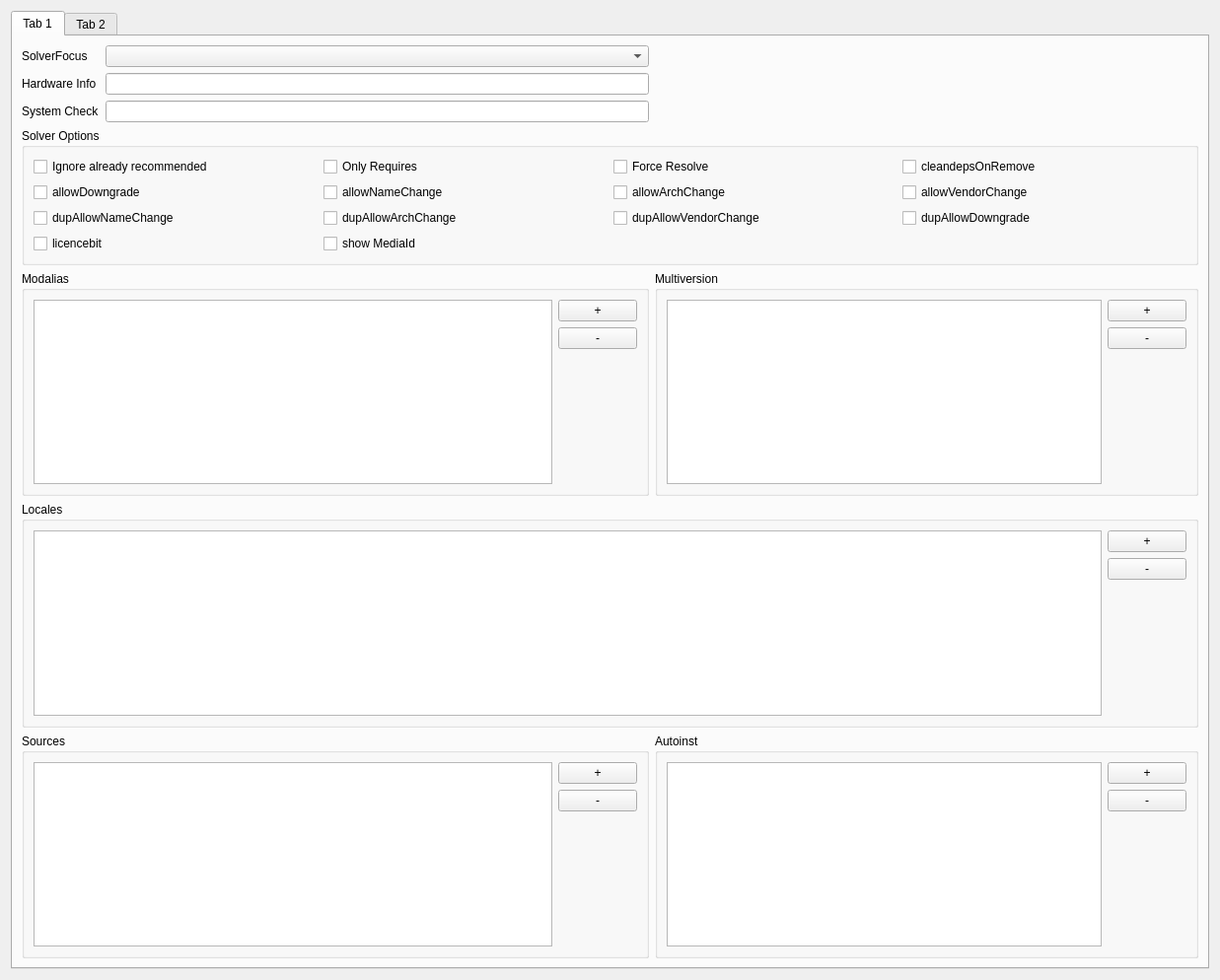
<?xml version="1.0" encoding="UTF-8"?>
<ui version="4.0">
 <class>EditTestSetupForm</class>
 <widget class="QWidget" name="EditTestSetupForm">
  <property name="geometry">
   <rect>
    <x>0</x>
    <y>0</y>
    <width>1237</width>
    <height>994</height>
   </rect>
  </property>
  <property name="font">
   <font>
    <family>Cantarell</family>
   </font>
  </property>
  <property name="windowTitle">
   <string>Form</string>
  </property>
  <layout class="QHBoxLayout" name="horizontalLayout">
   <item>
    <widget class="QTabWidget" name="tabWidget">
     <property name="currentIndex">
      <number>0</number>
     </property>
     <widget class="QWidget" name="tab">
      <attribute name="title">
       <string>Tab 1</string>
      </attribute>
      <layout class="QGridLayout" name="gridLayout">
       <item row="3" column="0" colspan="3">
        <widget class="QGroupBox" name="groupBox">
         <property name="sizePolicy">
          <sizepolicy hsizetype="Minimum" vsizetype="Minimum">
           <horstretch>0</horstretch>
           <verstretch>0</verstretch>
          </sizepolicy>
         </property>
         <property name="title">
          <string>Solver Options</string>
         </property>
         <layout class="QGridLayout" name="gridLayout_7">
          <item row="0" column="1">
           <widget class="QCheckBox" name="checkBoxOnlyRequires">
            <property name="text">
             <string>Only Requires</string>
            </property>
           </widget>
          </item>
          <item row="0" column="2">
           <widget class="QCheckBox" name="checkBoxForceResolve">
            <property name="text">
             <string>Force Resolve</string>
            </property>
           </widget>
          </item>
          <item row="1" column="1">
           <widget class="QCheckBox" name="checkBoxAllowNameChange">
            <property name="text">
             <string>allowNameChange</string>
            </property>
           </widget>
          </item>
          <item row="1" column="0">
           <widget class="QCheckBox" name="checkBoxAllowDowngrade">
            <property name="text">
             <string>allowDowngrade</string>
            </property>
           </widget>
          </item>
          <item row="0" column="3">
           <widget class="QCheckBox" name="checkBoxCleandepsOnRemove">
            <property name="text">
             <string>cleandepsOnRemove</string>
            </property>
           </widget>
          </item>
          <item row="1" column="3">
           <widget class="QCheckBox" name="checkBoxallowVendorChange">
            <property name="text">
             <string>allowVendorChange</string>
            </property>
           </widget>
          </item>
          <item row="1" column="2">
           <widget class="QCheckBox" name="checkBoxAllowArchChange">
            <property name="text">
             <string>allowArchChange</string>
            </property>
           </widget>
          </item>
          <item row="0" column="0">
           <widget class="QCheckBox" name="checkBoxIgnorealreadyrecommended">
            <property name="text">
             <string>Ignore already recommended</string>
            </property>
           </widget>
          </item>
          <item row="2" column="2">
           <widget class="QCheckBox" name="checkBoxDupAllowVendorChange">
            <property name="text">
             <string>dupAllowVendorChange</string>
            </property>
           </widget>
          </item>
          <item row="2" column="1">
           <widget class="QCheckBox" name="checkBoxDupAllowArchChange">
            <property name="text">
             <string>dupAllowArchChange</string>
            </property>
           </widget>
          </item>
          <item row="2" column="0">
           <widget class="QCheckBox" name="checkBoxDupAllowNameChange">
            <property name="text">
             <string>dupAllowNameChange</string>
            </property>
           </widget>
          </item>
          <item row="2" column="3">
           <widget class="QCheckBox" name="checkBoxdupAllowDowngrade">
            <property name="text">
             <string>dupAllowDowngrade</string>
            </property>
           </widget>
          </item>
          <item row="3" column="0">
           <widget class="QCheckBox" name="checkBox_Licencebit">
            <property name="text">
             <string>licencebit</string>
            </property>
           </widget>
          </item>
          <item row="3" column="1">
           <widget class="QCheckBox" name="checkBoxshowMediaId">
            <property name="text">
             <string>show MediaId</string>
            </property>
           </widget>
          </item>
         </layout>
        </widget>
       </item>
       <item row="1" column="0">
        <widget class="QLabel" name="label_2">
         <property name="text">
          <string>Hardware Info</string>
         </property>
         <property name="buddy">
          <cstring>lineEditHardwareInfo</cstring>
         </property>
        </widget>
       </item>
       <item row="4" column="2">
        <widget class="QGroupBox" name="groupBox_3">
         <property name="title">
          <string>Multiversion</string>
         </property>
         <layout class="QGridLayout" name="gridLayout_10">
          <item row="1" column="1">
           <widget class="QPushButton" name="pushButtonAddMultiversion">
            <property name="text">
             <string>+</string>
            </property>
           </widget>
          </item>
          <item row="1" column="0" rowspan="3">
           <widget class="QListView" name="listViewMultiversion"/>
          </item>
          <item row="2" column="1">
           <widget class="QPushButton" name="pushButtonRemoveMultiversion">
            <property name="text">
             <string>-</string>
            </property>
           </widget>
          </item>
         </layout>
        </widget>
       </item>
       <item row="6" column="0" colspan="2">
        <widget class="QGroupBox" name="groupBox_4">
         <property name="title">
          <string>Sources</string>
         </property>
         <layout class="QGridLayout" name="gridLayout_8">
          <item row="0" column="1">
           <widget class="QPushButton" name="pushButtonAddSource">
            <property name="text">
             <string>+</string>
            </property>
           </widget>
          </item>
          <item row="1" column="1">
           <widget class="QPushButton" name="pushButtonRemoveSource">
            <property name="text">
             <string>-</string>
            </property>
           </widget>
          </item>
          <item row="0" column="0" rowspan="3">
           <widget class="QTableView" name="tableViewSources"/>
          </item>
         </layout>
        </widget>
       </item>
       <item row="0" column="1">
        <widget class="QComboBox" name="comboBoxSolverFocus"/>
       </item>
       <item row="6" column="2">
        <widget class="QGroupBox" name="groupBox_17">
         <property name="title">
          <string>Autoinst</string>
         </property>
         <layout class="QGridLayout" name="gridLayout_30">
          <item row="0" column="1">
           <widget class="QPushButton" name="pushButtonAddAutoInst">
            <property name="text">
             <string>+</string>
            </property>
           </widget>
          </item>
          <item row="1" column="1">
           <widget class="QPushButton" name="pushButtonRemoveAutoInst">
            <property name="text">
             <string>-</string>
            </property>
           </widget>
          </item>
          <item row="0" column="0" rowspan="3">
           <widget class="QListView" name="listViewAutoInst"/>
          </item>
         </layout>
        </widget>
       </item>
       <item row="4" column="0" colspan="2">
        <widget class="QGroupBox" name="groupBox_2">
         <property name="title">
          <string>Modalias</string>
         </property>
         <layout class="QGridLayout" name="gridLayout_12">
          <item row="0" column="0" rowspan="3">
           <widget class="QListView" name="listViewModalias"/>
          </item>
          <item row="0" column="1">
           <widget class="QPushButton" name="pushButtonAddModalias">
            <property name="text">
             <string>+</string>
            </property>
           </widget>
          </item>
          <item row="1" column="1">
           <widget class="QPushButton" name="pushButtonRemoveModalias">
            <property name="text">
             <string>-</string>
            </property>
           </widget>
          </item>
         </layout>
        </widget>
       </item>
       <item row="0" column="0">
        <widget class="QLabel" name="label">
         <property name="text">
          <string>SolverFocus</string>
         </property>
         <property name="buddy">
          <cstring>comboBoxSolverFocus</cstring>
         </property>
        </widget>
       </item>
       <item row="1" column="1">
        <widget class="QLineEdit" name="lineEditHardwareInfo"/>
       </item>
       <item row="2" column="1">
        <widget class="QLineEdit" name="lineEditSystemcheck"/>
       </item>
       <item row="2" column="0">
        <widget class="QLabel" name="label_5">
         <property name="text">
          <string>System Check</string>
         </property>
         <property name="buddy">
          <cstring>lineEditSystemcheck</cstring>
         </property>
        </widget>
       </item>
       <item row="5" column="0" colspan="3">
        <widget class="QGroupBox" name="groupBox_5">
         <property name="title">
          <string>Locales</string>
         </property>
         <layout class="QGridLayout" name="gridLayout_11">
          <item row="0" column="1">
           <widget class="QPushButton" name="pushButtonAddLocale">
            <property name="text">
             <string>+</string>
            </property>
           </widget>
          </item>
          <item row="1" column="1">
           <widget class="QPushButton" name="pushButtonRemoveLocale">
            <property name="text">
             <string>-</string>
            </property>
           </widget>
          </item>
          <item row="0" column="0" rowspan="3">
           <widget class="QTableView" name="tableViewLocales"/>
          </item>
         </layout>
        </widget>
       </item>
      </layout>
     </widget>
     <widget class="QWidget" name="tab_2">
      <attribute name="title">
       <string>Tab 2</string>
      </attribute>
      <layout class="QVBoxLayout" name="verticalLayout">
       <item>
        <widget class="QGroupBox" name="groupBox_7">
         <property name="title">
          <string>Channels</string>
         </property>
         <layout class="QGridLayout" name="gridLayout_13">
          <item row="0" column="1">
           <widget class="QPushButton" name="pushButtonAddChannel">
            <property name="text">
             <string>+</string>
            </property>
           </widget>
          </item>
          <item row="0" column="0" rowspan="3">
           <widget class="QTableView" name="tableViewChannels"/>
          </item>
          <item row="1" column="1">
           <widget class="QPushButton" name="pushButtonRemoveChannel">
            <property name="text">
             <string>-</string>
            </property>
           </widget>
          </item>
         </layout>
        </widget>
       </item>
       <item>
        <widget class="QGroupBox" name="groupBox_8">
         <property name="title">
          <string>Force Install</string>
         </property>
         <layout class="QGridLayout" name="gridLayout_14">
          <item row="0" column="1">
           <widget class="QPushButton" name="pushButtonAddForceInstall">
            <property name="text">
             <string>+</string>
            </property>
           </widget>
          </item>
          <item row="1" column="1">
           <widget class="QPushButton" name="pushButtonRemoveForceInstall">
            <property name="text">
             <string>-</string>
            </property>
           </widget>
          </item>
          <item row="0" column="0" rowspan="3">
           <widget class="QTableView" name="tableViewForceInstall"/>
          </item>
         </layout>
        </widget>
       </item>
      </layout>
     </widget>
    </widget>
   </item>
  </layout>
 </widget>
 <resources/>
 <connections/>
</ui>
